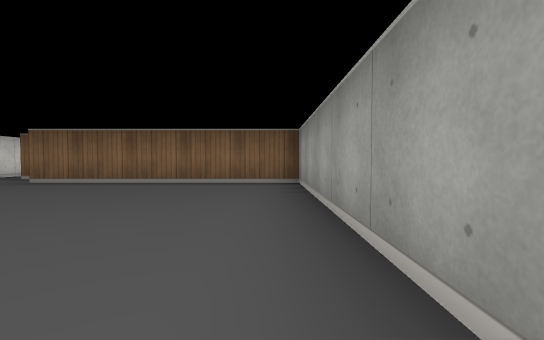
[1] (above)

15 first-person views from a walk through a cub3D ray-caster map. The camera is about half as high as the walls, tilts 2° down and sees 85° across. The floor is counted in squares. Each view is taken from the middle of a square. On the plan, view 1 faces up. The plan holds only what a view shows up to about 9 squares ahead; the rest is blank.

[2]
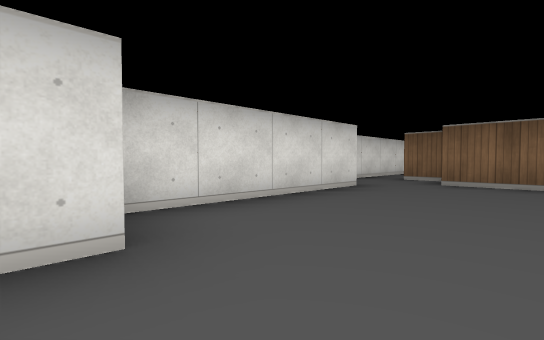

[3]
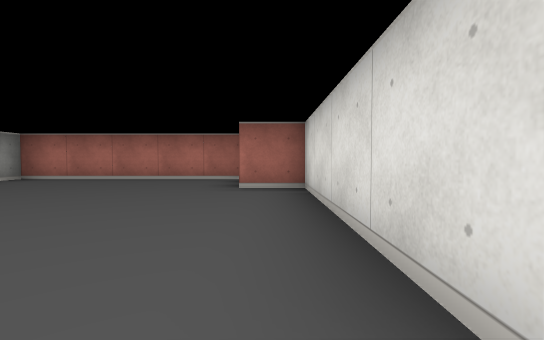

[4]
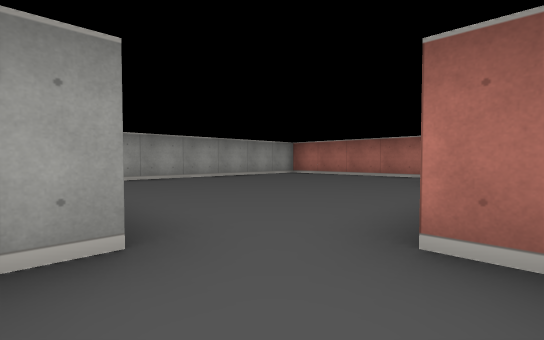

[5]
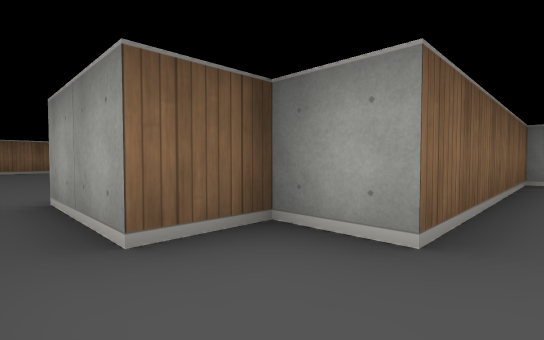

[6]
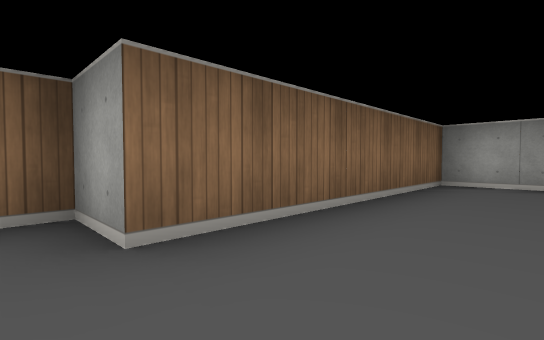

[7]
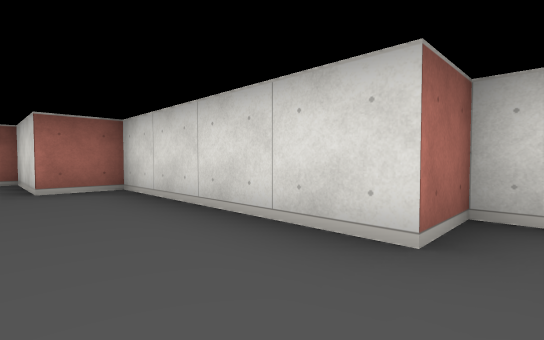

[8]
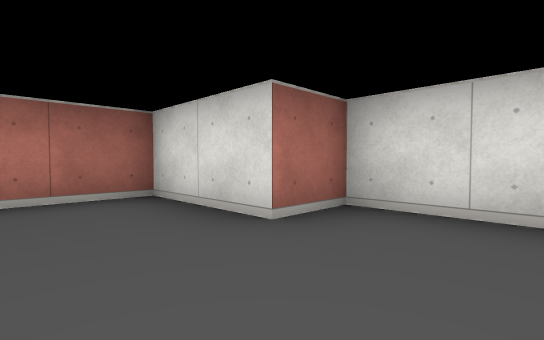

[9]
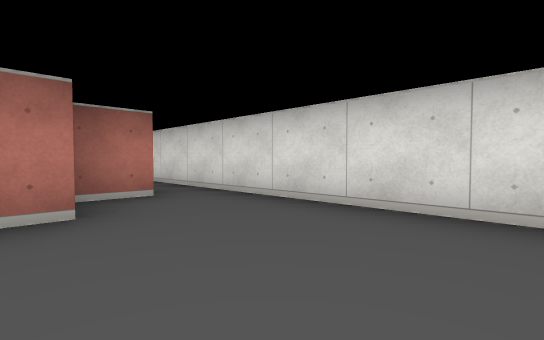

[10]
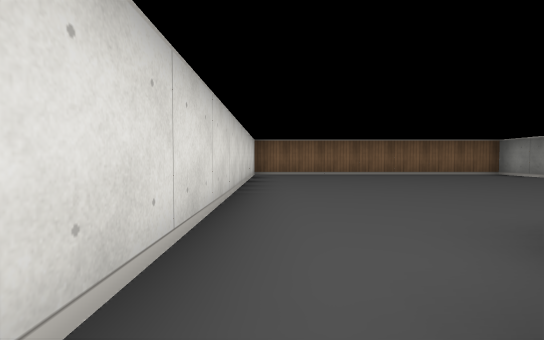

[11]
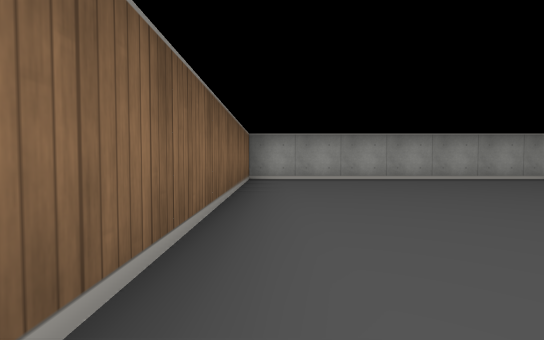

[12]
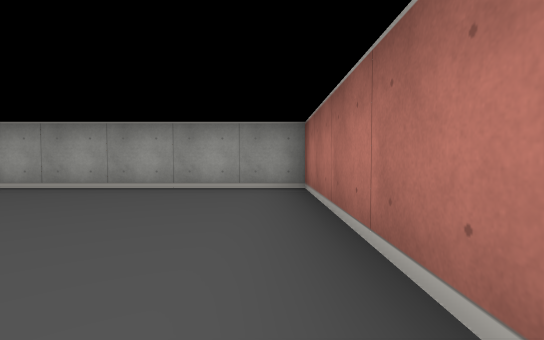

[13]
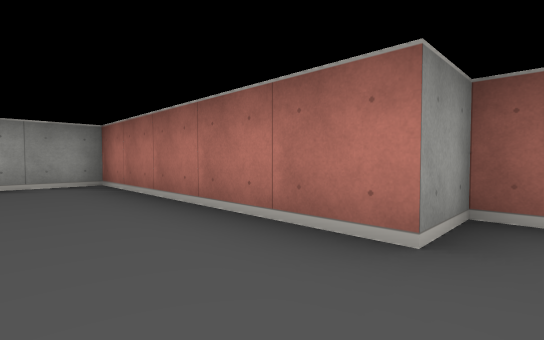

[14]
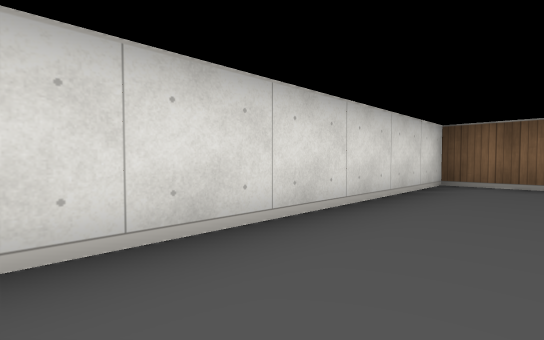

[15]
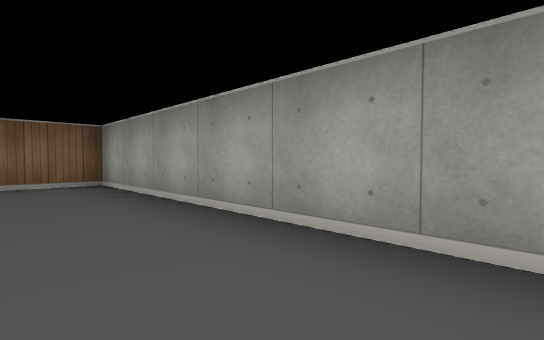

### Floor plan
Ten units are one square. View 1 is at (0, 0); x grows to the right and y downward. Boxes are objects, and circles mark ways between rooms. Rooms are numbered by the first view taken in them; rooms with no view inside come last. Other rooms are left out.
<svg viewBox="-70 -170 80 190">
<path fill="none" stroke="#000" d="M-65 -85 -65 -45 -55 -45 -55 -5 -45 -5 -45 15 5 15 5 -55 -45 -55 -45 -65 -55 -65 -55 -85M-55 -85 -45 -85 -45 -95 5 -95 5 -165 -65 -165 -65 -85"/>
<circle cx="-60" cy="-90" r="3" fill="#2a7"/>
<text x="-30" y="-30">1</text>
<text x="-30" y="-130">2</text>
</svg>
Room 1 opens to room 2.

Where each view was taken, in squares from view 1:
view 1: 0 up, 0 right, facing up
view 2: 0 up, 3 left, facing up-left
view 3: 5 up, 5 left, facing down
view 4: 6 up, 6 left, facing down-right
view 5: 5 up, 6 left, facing up-right
view 6: 4 up, 5 left, facing up-right
view 7: 5 up, 4 left, facing down-left
view 8: 2 up, 3 left, facing down-left
view 9: 12 up, 4 left, facing down-left
view 10: 8 up, 6 left, facing up
view 11: 16 up, 6 left, facing right
view 12: 10 up, 4 left, facing right
view 13: 11 up, 5 left, facing down-right
view 14: 11 up, 5 left, facing up-left
view 15: 11 up, 1 left, facing up-right
